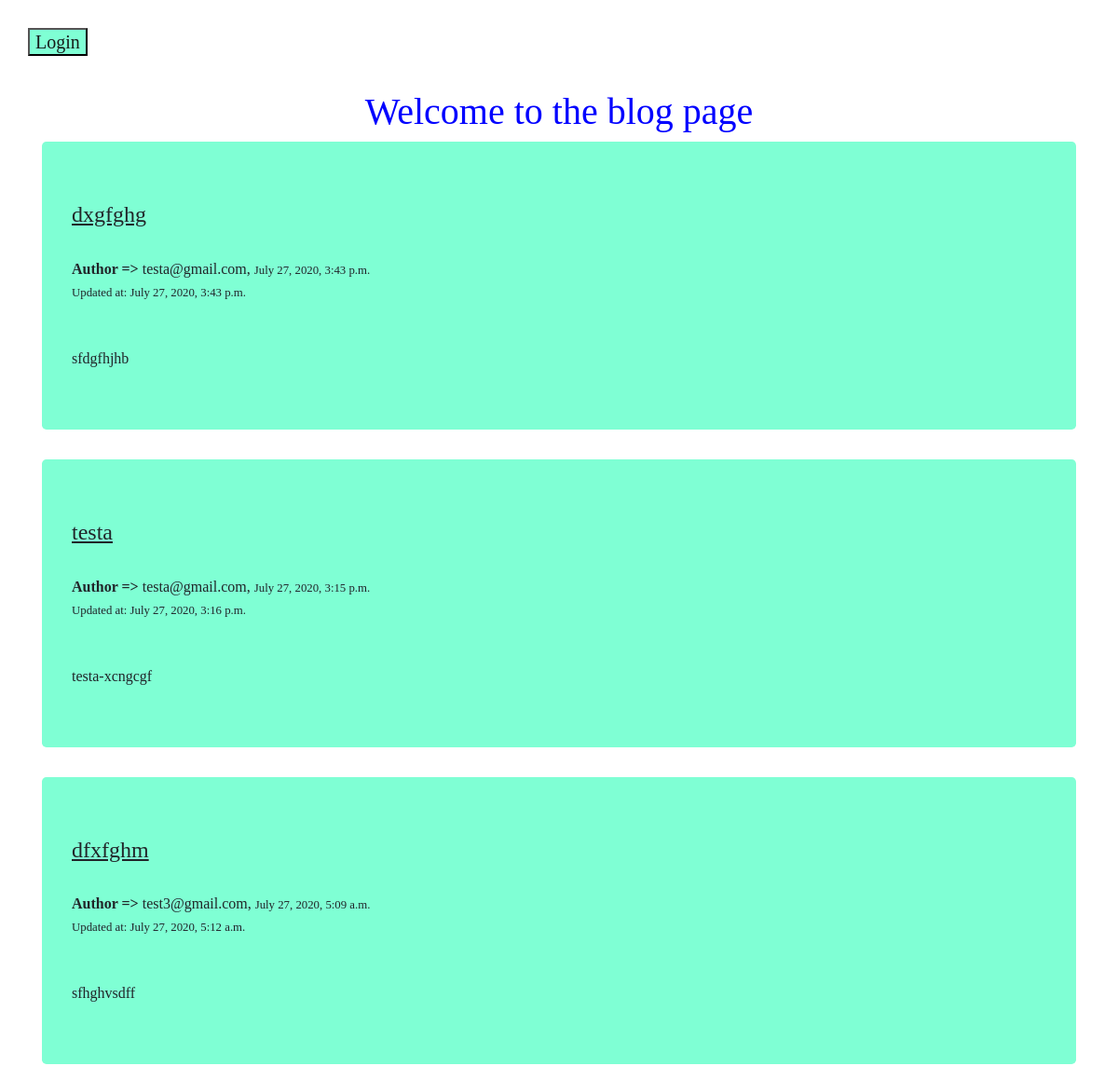
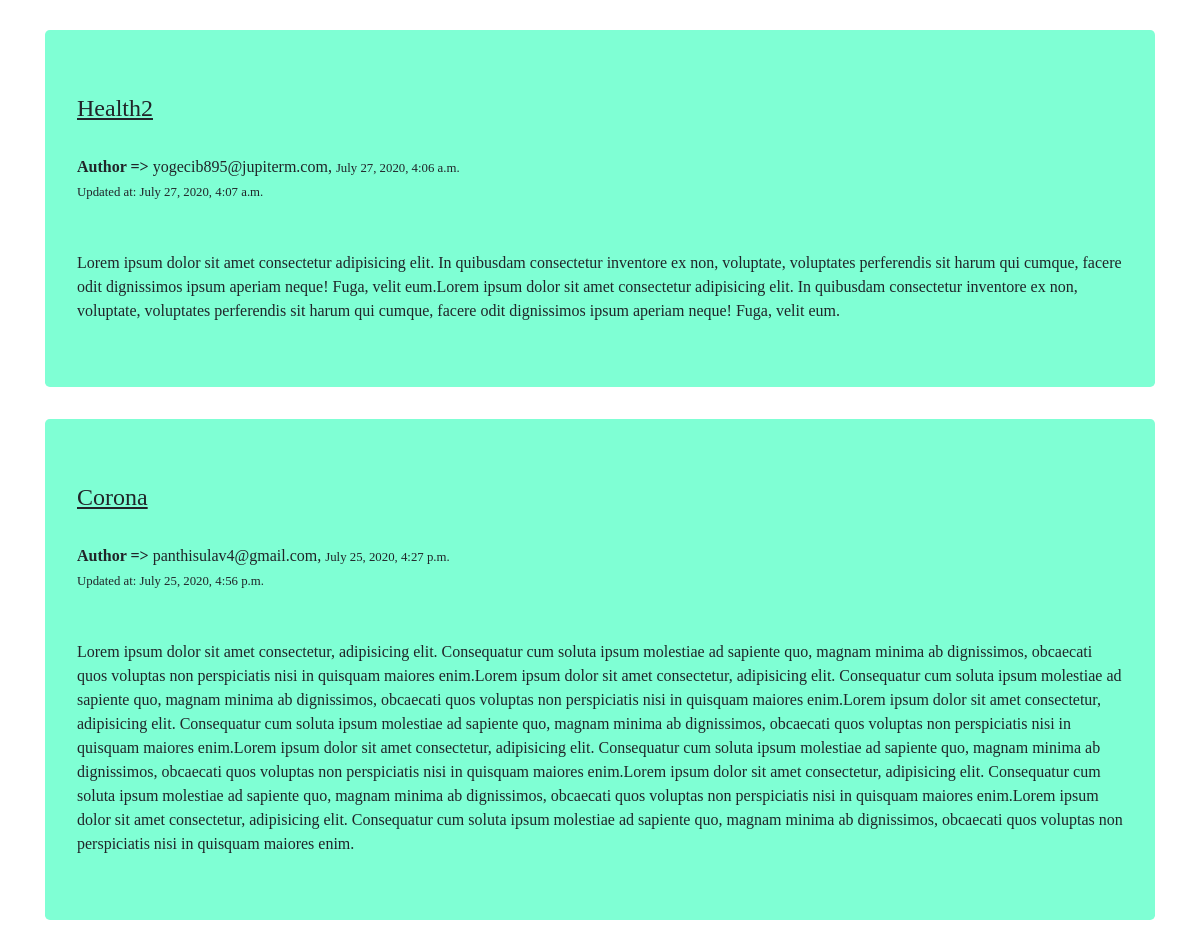
/blogs/list/, run on the app's committed database (2 pictures, top to bottom).
### blogs/models.py (models this page shows, shortened)
class Blog(models.Model):
    title = models.CharField(max_length=200)
    content = models.TextField()
    author = models.ForeignKey(User, on_delete=models.CASCADE)
    created_at = models.DateTimeField(auto_now_add=True)
    updated_at = models.DateTimeField(auto_now=True)

### user/models.py (models this page shows)
class User(AbstractUser):
    first_name = models.CharField(max_length=30)
    last_name = models.CharField(max_length=150)
    username = models.CharField(max_length=150)
    email = models.EmailField(unique=True)
    profile_pic = models.ImageField(null=True)
    password = models.CharField(max_length=100)
    USERNAME_FIELD = 'email'
    REQUIRED_FIELDS = ['username']
    def __str__(self):
        return self.email

### blogs/views.py (the view)
# urls.py: path('list/', BlogListView.as_view(), name = 'list'),
class BlogListView(ListView):
    template_name = 'blogs/blog.html'
    context_object_name = 'blogs'
    def get_queryset(self):
        return Blog.objects.all().order_by('-id')

### blogs/templates/blogs/blog.html (shortened to what this page needs)
{% load static %}
<!DOCTYPE html>
<html lang="en">
<head>
    <link rel="stylesheet" href="https://maxcdn.bootstrapcdn.com/bootstrap/4.5.0/css/bootstrap.min.css">
</head>
<body style="font-family: verdana;">
  {% if request.user.is_authenticated %}
    <button class="landing"><a href="{% url 'user:profile' %}"><h5>Go to profile page</h5></a></button>
    <button class="create"><a href="{% url 'blogs:create' %}"><h5>Create Blog</h5></a></button>
  {% else %}
    <button class="landing"><a href="{% url 'user:login' %}"><h5>Login</h5></a></button>
  {% endif %}
    <br>
    <br>
    <div class="blog-content">
        <div class="container blogs">
            <br>
            <br>
            <h1 style="text-align: center; color:blue">Welcome to the blog page</h1>
            {% for blog in blogs %}
            <div class="jumbotron">
                <b><u><h4>{{ blog.title }}</h4></u></b>
                <br><b>Author => </b>{{ blog.author }}, <small>{{ blog.created_at }}</small>
                <br>
                {% if blog.created_at != blog.updated_at %}
                    <small>Updated at: {{ blog.updated_at }}</small>
                    <br>
                {% endif %}
                <br><br>
                {{ blog.content }}
            </div>
            {% endfor %}
        </div>
    </div>
</body>
</html>

### data on the page
Blog: title "dxgfghg", author "testa@gmail.com", created_at "July 27, 2020, 3:43 p.m.", updated_at "July 27, 2020, 3:43 p.m.", content "sfdgfhjhb"
Blog: title "testa", author "testa@gmail.com", created_at "July 27, 2020, 3:15 p.m.", updated_at "July 27, 2020, 3:16 p.m.", content "testa-xcngcgf"
Blog: title "dfxfghm", author "test3@gmail.com", created_at "July 27, 2020, 5:09 a.m.", updated_at "July 27, 2020, 5:12 a.m.", content "sfhghvsdff"
Blog: title "Health2", author "yogecib895@jupiterm.com", created_at "July 27, 2020, 4:06 a.m.", updated_at "July 27, 2020, 4:07 a.m.", content "Lorem ipsum dolor sit amet consectetur adipisicing elit. In quibusdam consectetur inventore ex non, voluptate, voluptates perferendis sit harum qui cumque, facere odit dignissimos ipsum aperiam neque! Fuga, velit eum.Lorem ipsum dolor sit amet consectetur adipisicing elit. In quibusdam consectetur inventore ex non, voluptate, voluptates perferendis sit harum qui cumque, facere odit dignissimos ipsum aperiam neque! Fuga, velit eum."
Blog: title "Corona", author "panthisulav4@gmail.com", created_at "July 25, 2020, 4:27 p.m.", updated_at "July 25, 2020, 4:56 p.m.", content "Lorem ipsum dolor sit amet consectetur, adipisicing elit. Consequatur cum soluta ipsum molestiae ad sapiente quo, magnam minima ab dignissimos, obcaecati quos voluptas non perspiciatis nisi in quisquam maiores enim.Lorem ipsum dolor sit amet consectetur, adipisicing elit. Consequatur cum soluta ipsum molestiae ad sapiente quo, magnam minima ab dignissimos, obcaecati quos voluptas non perspiciatis nisi in quisquam maiores enim.Lorem ipsum dolor sit amet consectetur, adipisicing elit. Consequatur cum soluta ipsum molestiae ad sapiente quo, magnam minima ab dignissimos, obcaecati quos voluptas non perspiciatis nisi in quisquam maiores enim.Lorem ipsum dolor sit amet consectetur, adipisicing…"
